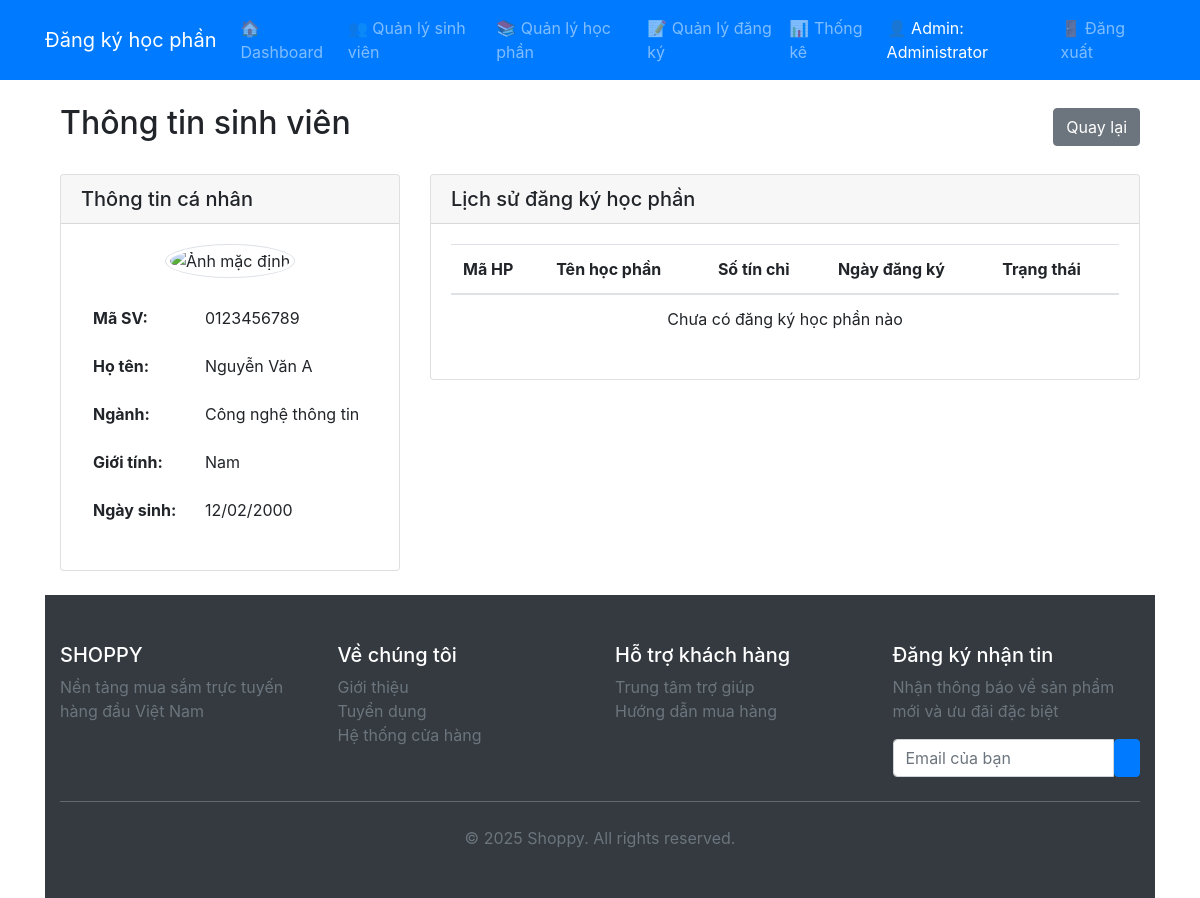
Page /index.php?controller=admin&action=xemChiTiet&id=0123456789 (signed in) on the committed database.
### tables this page shows
CREATE TABLE SinhVien (
    MaSV CHAR(10) PRIMARY KEY,
    HoTen NVARCHAR(50) NOT NULL,
    GioiTinh NVARCHAR(5),
    NgaySinh DATE,
    Hinh VARCHAR(50),
    MaNganh CHAR(4),
    MatKhau VARCHAR(32) NOT NULL,   
    FOREIGN KEY (MaNganh) REFERENCES NganhHoc(MaNganh)
);

CREATE TABLE NganhHoc (
    MaNganh CHAR(4) PRIMARY KEY,
    TenNganh NVARCHAR(30)
);

### app/controllers/AdminController.php (called while the page is built, shortened)
<?php
class AdminController {
    private $db;
    public function __construct($db) {
        $this->db = $db;
    }
    public function xemChiTiet() {
        try {
            $maSV = $_GET['id'] ?? null;
            $query = "SELECT sv.*, nh.TenNganh
                     FROM SinhVien sv
                     LEFT JOIN NganhHoc nh ON sv.MaNganh = nh.MaNganh
                     WHERE sv.MaSV = ?";
            $stmt = $this->db->prepare($query);
            $stmt->execute([$maSV]);
            $sinhVien = $stmt->fetch(PDO::FETCH_ASSOC);
            $query = "SELECT hp.MaHP, hp.TenHP, hp.SoTinChi, dk.NgayDK, dk.TrangThai
                     FROM DangKy dk
                     JOIN ChiTietDangKy ct ON dk.MaDK = ct.MaDK
                     JOIN HocPhan hp ON ct.MaHP = hp.MaHP
                     WHERE dk.MaSV = ?
                     ORDER BY dk.NgayDK DESC";
            $stmt = $this->db->prepare($query);
            $stmt->execute([$maSV]);
            $danhSachHocPhan = $stmt->fetchAll(PDO::FETCH_ASSOC);
            require 'app/views/admin/sinhvien/chitiet.php';
        } catch (Exception $e) {
            $_SESSION['error'] = $e->getMessage();
            header("Location: index.php?controller=admin&action=quanLySinhVien");
            exit();
        }
    }
}

### index.php (called while the page is built, shortened)
<?php
$database = new Database();
$db = $database->getConnection();
$action = $_GET['action'] ?? 'login';
$controllerInstance = new $controllerName($db);
$params = [];
if (isset($_GET['id'])) {
    $params[] = $_GET['id'];
}
call_user_func_array([$controllerInstance, $action], $params);
?>

### app/views/admin/sinhvien/chitiet.php (the view)
<?php require_once __DIR__ . '/../../shares/header.php'; ?>
<div class="container mt-4">
    <div class="d-flex justify-content-between align-items-center mb-4">
        <h2><i class="fas fa-user"></i> Thông tin sinh viên</h2>
        <a href="index.php?controller=admin&action=quanLySinhVien" class="btn btn-secondary">
            <i class="fas fa-arrow-left"></i> Quay lại
        </a>
    </div>
    <div class="row">
        <div class="col-md-4">
            <div class="card mb-4">
                <div class="card-header">
                    <h5 class="card-title mb-0">Thông tin cá nhân</h5>
                </div>
                <div class="card-body">
                    <div class="text-center mb-3">
                        <?php if (!empty($sinhVien['Hinh']) && file_exists($sinhVien['Hinh'])): ?>
                            <img src="<?php echo htmlspecialchars($sinhVien['Hinh']); ?>"
                                 alt="Ảnh sinh viên"
                                 class="rounded-circle img-thumbnail"
                                 style="width: 150px; height: 150px; object-fit: cover;">
                        <?php else: ?>
                            <img src="public/images/avatar-default.png"
                                 alt="Ảnh mặc định"
                                 class="rounded-circle img-thumbnail"
                                 style="width: 150px; height: 150px; object-fit: cover;">
                        <?php endif; ?>
                    </div>
                    <table class="table table-borderless">
                        <tr>
                            <th>Mã SV:</th>
                            <td><?php echo htmlspecialchars($sinhVien['MaSV']); ?></td>
                        </tr>
                        <tr>
                            <th>Họ tên:</th>
                            <td><?php echo htmlspecialchars($sinhVien['HoTen']); ?></td>
                        </tr>
                        <tr>
                            <th>Ngành:</th>
                            <td><?php echo htmlspecialchars($sinhVien['TenNganh'] ?? 'Chưa có'); ?></td>
                        </tr>
                        <tr>
                            <th>Giới tính:</th>
                            <td><?php echo htmlspecialchars($sinhVien['GioiTinh']); ?></td>
                        </tr>
                        <tr>
                            <th>Ngày sinh:</th>
                            <td><?php echo date('d/m/Y', strtotime($sinhVien['NgaySinh'])); ?></td>
                        </tr>
                    </table>
                </div>
            </div>
        </div>
        <div class="col-md-8">
            <div class="card">
                <div class="card-header">
                    <h5 class="card-title mb-0">Lịch sử đăng ký học phần</h5>
                </div>
                <div class="card-body">
                    <div class="table-responsive">
                        <table class="table table-hover">
                            <thead>
                                <tr>
                                    <th>Mã HP</th>
                                    <th>Tên học phần</th>
                                    <th>Số tín chỉ</th>
                                    <th>Ngày đăng ký</th>
                                    <th>Trạng thái</th>
                                </tr>
                            </thead>
                            <tbody>
                                <?php if (!empty($danhSachHocPhan)): ?>
                                    <?php foreach ($danhSachHocPhan as $hp): ?>
                                        <tr>
                                            <td><?php echo htmlspecialchars($hp['MaHP']); ?></td>
                                            <td><?php echo htmlspecialchars($hp['TenHP']); ?></td>
                                            <td><?php echo htmlspecialchars($hp['SoTinChi']); ?></td>
                                            <td><?php echo date('d/m/Y', strtotime($hp['NgayDK'])); ?></td>
                                            <td>
                                                <span class="badge bg-<?php
                                                    echo $hp['TrangThai'] == 'Đã duyệt' ? 'success' :
                                                        ($hp['TrangThai'] == 'Chờ duyệt' ? 'warning' : 'danger');
                                                ?>">
                                                    <?php echo htmlspecialchars($hp['TrangThai']); ?>
                                                </span>
                                            </td>
                                        </tr>
                                    <?php endforeach; ?>
                                <?php else: ?>
                                    <tr>
                                        <td colspan="5" class="text-center">Chưa có đăng ký học phần nào</td>
                                    </tr>
                                <?php endif; ?>
                            </tbody>
                        </table>
                    </div>
                </div>
            </div>
        </div>
    </div>
</div>
<?php require_once __DIR__ . '/../../shares/footer.php'; ?>

### rows in the picture
sinhvien: MaSV "0123456789", HoTen "Nguyễn Văn A", MaNganh.TenNganh "Công nghệ thông tin", GioiTinh "Nam", NgaySinh "12/02/2000"

### other values in the picture
$_SESSION['TenAdmin'] "Administrator"
